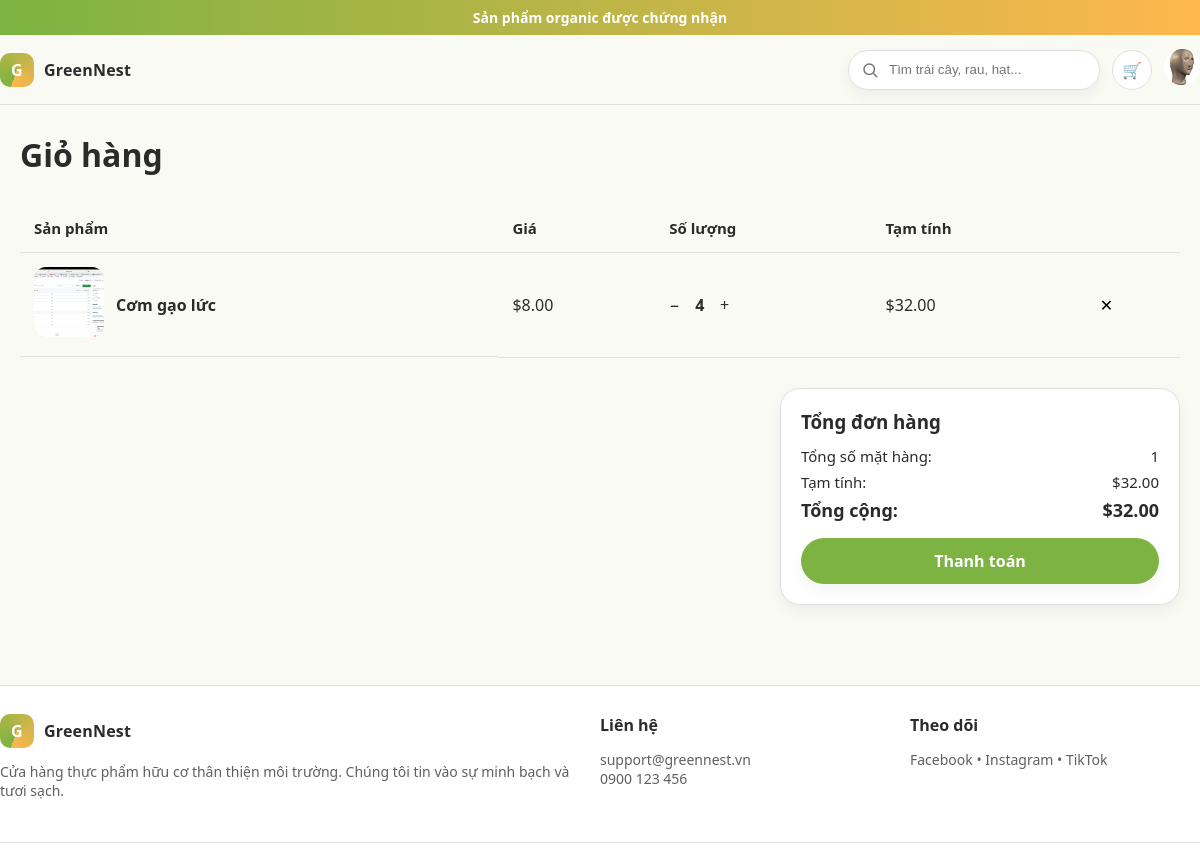
Page /cart/ (signed in) on the earlier database version.
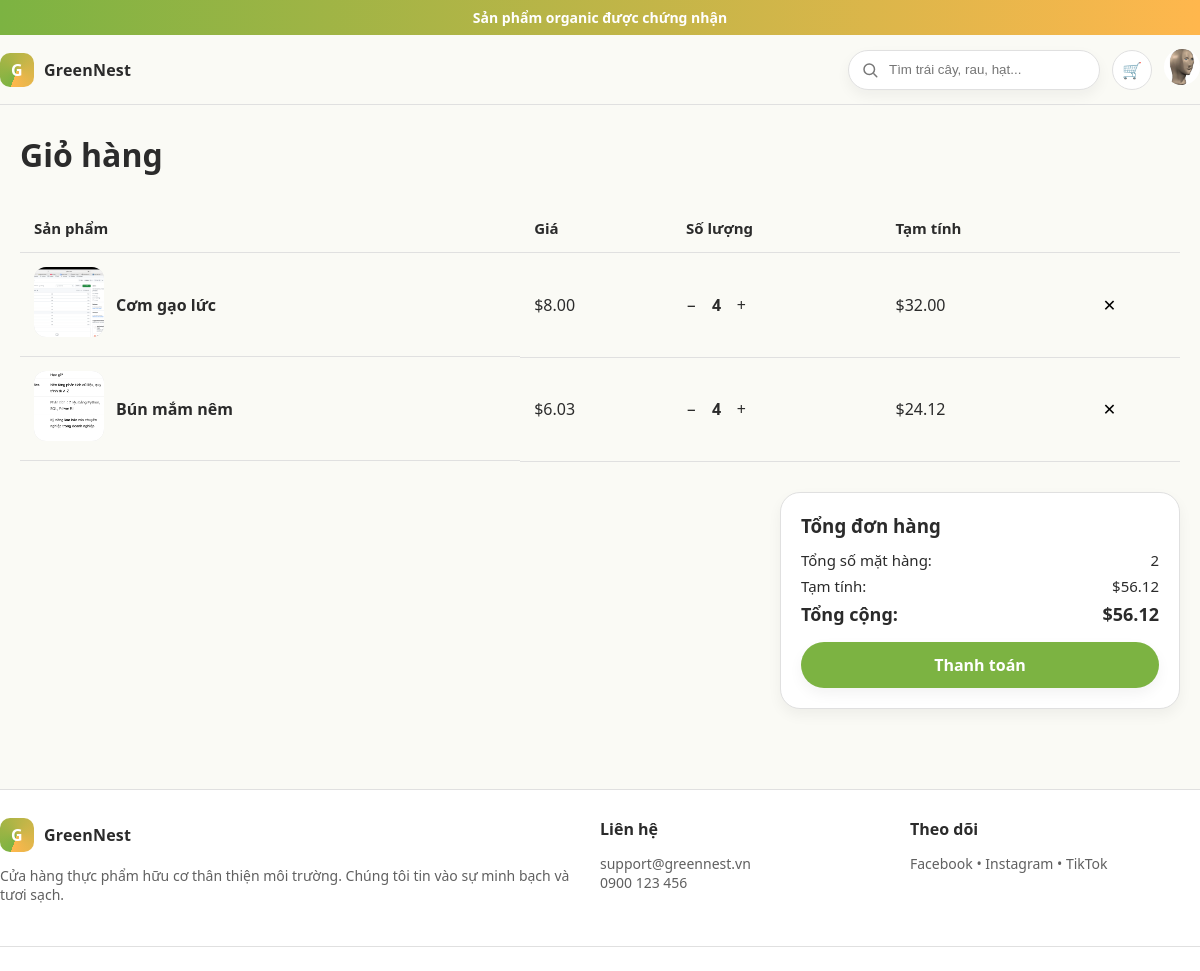
Same page on the later database version.
### app/models/cart.py (models this page shows, shortened)
class CartItem(models.Model):
    cart = models.ForeignKey("Cart", on_delete=models.CASCADE, related_name="items")
    product = models.ForeignKey("Product", on_delete=models.CASCADE, null=True, blank=True)
    combo = models.ForeignKey("Combo", on_delete=models.CASCADE, null=True, blank=True)
    quantity = models.PositiveIntegerField(default=1)
    @property
    def item_price(self):
        if self.combo:
            return Decimal(self.combo.final_price)
        elif self.product:
            return Decimal(self.product.final_price)
        return Decimal(0)
    @property
    def subtotal(self):
        return self.item_price * Decimal(self.quantity)

class Cart(models.Model):
    user = models.ForeignKey(
        settings.AUTH_USER_MODEL,
        on_delete=models.CASCADE,
        related_name="carts",
        null=True,
        blank=True
    )
    session_key = models.CharField(max_length=100, null=True, blank=True)
    created_at = models.DateTimeField(auto_now_add=True)
    @property
    def subtotal(self):
        total = sum(item.subtotal for item in self.items.all())
        return total or Decimal(0)
    @property
    def total(self):
        return self.subtotal

### app/models/category_product.py (models this page shows, shortened)
class Product(models.Model):
    category = models.ManyToManyField(Category, related_name="products")
    name = models.CharField(max_length=200)
    supplier = models.ForeignKey(Supplier, on_delete=models.SET_NULL, null=True, blank=True, related_name="products")
    certifications = models.ManyToManyField(Certification, related_name="products", blank=True)
    image = models.ImageField(upload_to='products/', null=True, blank=True)
    description = models.TextField(null=True, blank=True)
    detail = models.TextField(null=True, blank=True)
    price = models.DecimalField(max_digits=10, decimal_places=2)
    stock = models.IntegerField(default=0)
    sale = models.BooleanField(default=False)
    discount_percentage = models.FloatField(default=0, null=True, blank=True)
    sale_price = models.DecimalField(max_digits=10, decimal_places=2, null=True, blank=True)
    created_at = models.DateTimeField(auto_now_add=True)
    @property
    def final_price(self):
        if self.sale:
            if self.sale_price and self.sale_price > 0:
                return self.sale_price
            elif self.discount_percentage:
                return Decimal(self.price) * (1 - Decimal(self.discount_percentage) / 100)
        return self.price

### app/views/view_cart.py (the view)
# urls.py: path('cart/', views.cart, name='cart'),
def cart(request):
    user_cart = get_or_create_cart(request)
    return render(request, "app/cart.html", {"cart": user_cart})

### app/views/view_cart.py (called while the page is built)
def get_or_create_cart(request):
    if request.user.is_authenticated:
        cart, _ = Cart.objects.get_or_create(user=request.user)
    else:
        if not request.session.session_key:
            request.session.create()
        session_key = request.session.session_key
        cart, _ = Cart.objects.get_or_create(session_key=session_key)
    return cart

### app/templates/app/cart.html (shortened to what this page needs)
{% extends "app/base.html" %}
{% load static %}
{% block content %}
<section class="container" style="margin:28px 0;">
  <h1 style="font-size:32px; margin-bottom:8px;">Giỏ hàng</h1>
</section>
<section class="container">
  <table class="cart-table">
    <thead>
      <tr>
        <th>Sản phẩm</th>
        <th>Giá</th>
        <th>Số lượng</th>
        <th>Tạm tính</th>
        <th></th>
      </tr>
    </thead>
    <tbody>
      {% if cart.items.all %}
        {% for item in cart.items.all %}
          <tr>
            <td style="display:flex; align-items:center; gap:12px;">
              {% if item.product %}
                <a href="{% url 'productdetail' item.product.id %}">
                  <img src="{{ item.product.image.url }}" class="cart-thumb" alt="{{ item.product.name }}">
                </a>
                <strong><span>{{ item.product.name }}</span></strong>
              {% elif item.combo %}
                <a href="{% url 'combodetail' item.combo.id %}">
                  <img src="{{ item.combo.image.url }}" class="cart-thumb" alt="{{ item.combo.name }}">
                </a>
                <strong> {{ item.combo.name }} </strong>
              {% endif %}
            </td>
            <td>${{ item.item_price|floatformat:2 }}</td>
            <td>
              <div class="qty-control">
                <a href="{% url 'update_quantity' item.id 'decrease' %}" class="qty-btn">−</a>
                <span>{{ item.quantity }}</span>
                <a href="{% url 'update_quantity' item.id 'increase' %}" class="qty-btn">+</a>
              </div>
            </td>
            <td>${{ item.subtotal|floatformat:2 }}</td>
            <td><a href="{% url 'remove_item' item.id %}" style="color:black;">✕</a></td>
          </tr>
        {% endfor %}
      {% else %}
        <tr>
          <td colspan="5" style="text-align:center; color:var(--gray); padding:20px 0;">
            Giỏ hàng của bạn đang trống.
          </td>
        </tr>
      {% endif %}
    </tbody>
  </table>
</section>
<section class="container">
  <div class="cart-summary">
    <h3>Tổng đơn hàng</h3>
    <div class="summary-row">
      <span>Tổng số mặt hàng:</span>
      <span>{{ cart.items.count }}</span>
    </div>
    <div class="summary-row">
      <span>Tạm tính:</span>
      <span>${{ cart.subtotal|floatformat:2 }}</span>
    </div>
    <div class="summary-row">
      <strong>Tổng cộng:</strong>
      <strong>${{ cart.total|floatformat:2 }}</strong>
    </div>
    <a href="{% url 'checkout' %}" class="btn btn-primary" style="margin-top:16px; display:block; text-align:center;">
      Thanh toán
    </a>
  </div>
</section>
{% endblock %}

Differences in the rows shown:
added CartItem: product.image (picture), product.name "Bún mắm nêm", item_price "6.03", quantity "4", subtotal "24.12"
computed for Cart: items.count "1" → "2"; subtotal "32.00" → "56.12"; total "32.00" → "56.12"
